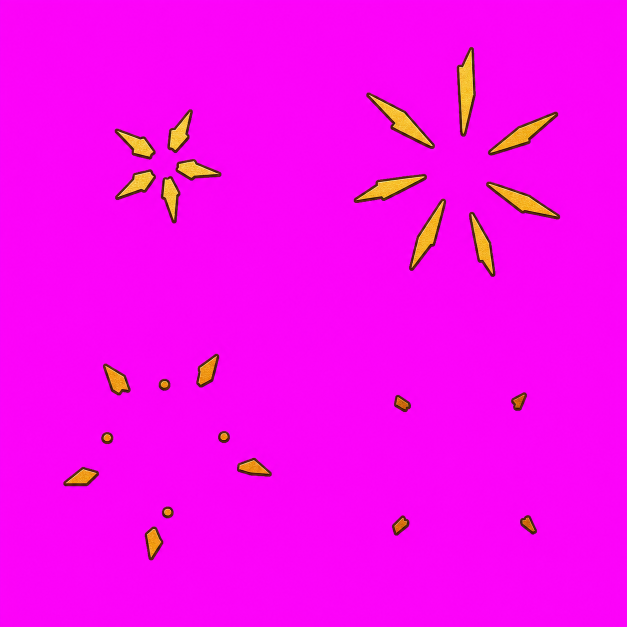
#> input picture v_apha/assets/_archive/crossbow-family-reset-2026-07-22/staging-candidates-modules/fortress_ranged/watchtower__destroy_fx__metal_spark_burst_v1_source_chroma.png, 1254 x 1254 px, found by its file name (shown at 1/2 size)
$ python build_watchtower_metal_spark_burst.py
#> lines starting #> are read from the running program, lines starting #| are printed output that depends on the picture
### v_apha/scripts/prepare_fortress_ranged_stone_chunk_b.py
#!/usr/bin/env python3
"""Promote fortress-ranged stone debris chunk B and compare the shared kit."""

from __future__ import annotations

import json
import shutil
from pathlib import Path

from PIL import Image, ImageDraw, ImageFont


ROOT = Path(__file__).resolve().parents[1]
CANDIDATES = ROOT / "assets/staging/candidates/modules/fortress_ranged"
CANON = ROOT / "assets/approved/canon/modules/fortress_ranged"
REVIEW = ROOT / "assets/staging/reviews/modules/fortress_ranged"
SOURCE = CANDIDATES / "fortress_ranged__debris__stone_rim_chunk_b_v1_chroma.png"
BASE_META = CANON / "fortress_ranged__base_token__round_light_v1.json"
CHUNK_A_IMAGE = CANON / "fortress_ranged__debris__stone_rim_chunk_a_v1_alpha.png"
CHUNK_A_META = CANON / "fortress_ranged__debris__stone_rim_chunk_a_v1.json"
NAME = "fortress_ranged__debris__stone_rim_chunk_b_v1"
SCALE_TO_BASE = 0.115


def chroma_to_alpha(source: Image.Image) -> Image.Image:
    out = source.convert("RGBA")
    pixels = []
    for r, g, b, _ in out.getdata():
        # Key the saturated magenta field while retaining the tan cut edge.
        dominance = min(r - g, b - g)
        # ImageGen leaves a thin compressed pink fringe around the cut line.
        # This asset has no legitimate pink material, so remove the full hue family.
        alpha = 0 if r > 130 and b > 120 and g < 145 and dominance > 32 else 255
        pixels.append((r, g, b, alpha))
    out.putdata(pixels)
    return out


# [20 lines left out: functions tight_bbox, center_of_mass, not called in this run]


def checker(size: tuple[int, int], cell: int = 20) -> Image.Image:
    out = Image.new("RGB", size, "#d9d1bd")
    draw = ImageDraw.Draw(out)
    for y in range(0, size[1], cell):
        for x in range(0, size[0], cell):
            if (x // cell + y // cell) % 2:
                draw.rectangle((x, y, x + cell - 1, y + cell - 1), fill="#c8bea7")
    return out.convert("RGBA")


# [98 lines left out: function main, not called in this run]


# [2 lines that do not run on import are left out]

### v_apha/scripts/build_watchtower_metal_spark_burst.py
#!/usr/bin/env python3
"""Normalize the Watchtower spark burst and build the final destroy preview."""

from __future__ import annotations

import json
from pathlib import Path

from PIL import Image, ImageDraw, ImageFont, ImageSequence

from prepare_fortress_ranged_stone_chunk_b import chroma_to_alpha, checker


ROOT = Path(__file__).resolve().parents[1]
SOURCE = ROOT / "assets/staging/candidates/modules/fortress_ranged/watchtower__destroy_fx__metal_spark_burst_v1_source_chroma.png"
CANON = ROOT / "assets/approved/canon/modules/fortress_ranged"
REVIEW = ROOT / "assets/staging/reviews/modules/fortress_ranged"
DUST_PREVIEW = REVIEW / "watchtower__stone_dust_burst_v1_destroy_preview.gif"
FRAME_DURATIONS = [55, 65, 75, 95]
SCALE_TO_WEAPON = 0.34


def bbox(image: Image.Image) -> tuple[int, int, int, int]:
    value = image.getchannel("A").point(lambda a: 255 if a > 18 else 0).getbbox()
    if not value:
        raise RuntimeError("empty spark frame")
    return value


def main() -> None:
    source = Image.open(SOURCE).convert("RGBA")
    alpha = chroma_to_alpha(source)
#> the loop in chroma_to_alpha, `for r, g, b, _ in out.getdata():` made 1572516 passes
#> (r, g, b, dominance) on passes 1 to 3: (240, 13, 239, 226), (248, 10, 247, 237), (250, 5, 248, 243)
#> after the loop in chroma_to_alpha, `for r, g, b, _ in out.getdata():`: pixels = 1572516 items
    alpha.save(SOURCE.with_name("watchtower__destroy_fx__metal_spark_burst_v1_source_alpha.png"), optimize=True)
    w, h = alpha.size
#> w = 1254; h = 1254
    slots = ((0, 0, w//2, h//2), (w//2, 0, w, h//2),
             (0, h//2, w//2, h), (w//2, h//2, w, h))
    canvas = [w//2, h//2]
#> canvas = [627, 627]
    pivot = [canvas[0]//2, canvas[1]//2]
#> pivot = [313, 313]
    frames, records = [], []
    total_spill = 0
    for index, (slot, duration) in enumerate(zip(slots, FRAME_DURATIONS), 1):
        frame = alpha.crop(slot)
        content = bbox(frame)
        visible = [p for p in frame.getdata() if p[3] > 18]
        spill = sum(1 for r,g,b,_ in visible if r > 180 and b > 160 and g < 105 and min(r-g,b-g) > 90)
        total_spill += spill
        name = f"watchtower__destroy_fx__metal_spark_burst__frame_{index:02d}_v1_alpha.png"
        frame.save(CANON / name, optimize=True)
        frames.append(frame)
        records.append({"id": f"frame_{index:02d}", "image": name,
            "rect": {"x": 0, "y": 0, "w": frame.width, "h": frame.height},
            "contentRect": {"x": content[0], "y": content[1], "w": content[2]-content[0], "h": content[3]-content[1]},
            "pivotPx": pivot, "pivot": [0.5, 0.5], "durationMs": duration,
            "magentaSpillPixels": spill})
#> this loop made 4 passes
#> content on passes 1 to 4: (230, 219, 443, 447), (81, 94, 493, 554), (127, 81, 543, 494), (157, 158, 447, 444)
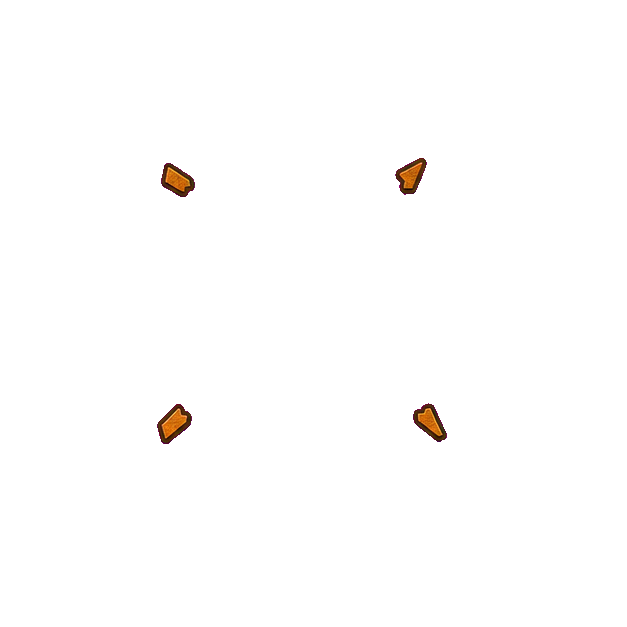
#> frame: PIL image 627x627 RGBA; mean R, G, B, A 250.6, 3.8, 247, 2; transparent parts drawn white
#> after the loop, frames = 4 items; records = 4 items; total_spill = 0

    source_copy = CANON / "watchtower__destroy_fx__metal_spark_burst_v1_source_chroma.png"
    source.save(source_copy, optimize=True)
    manifest = {"schemaVersion": 1, "module": "watchtower__destroy_fx__metal_spark_burst",
        "object": "watchtower", "family": "fortress_ranged", "slot": "destroy_fx",
        "sourceImage": source_copy.name, "projection": "true_top_down_orthographic_90deg",
        "attachment": {"parentModule": "watchtower__active_addon__light_single_crossbow",
            "anchor": "pivot", "scaleToParentLength": SCALE_TO_WEAPON,
            "inheritRotation": True},
        "drawOrder": 71, "frames": records,
        "animations": {"destroy_sparks": {"frames": [r["id"] for r in records],
            "loop": False, "holdLast": False, "totalDurationMs": sum(FRAME_DURATIONS)}},
        "qa": {"sharedCanvas": canvas, "sharedPivot": pivot, "runtimeLabels": False,
            "magentaSpillPixels": total_spill, "status": "canon"}}
    manifest_path = CANON / "watchtower__destroy_fx__metal_spark_burst_v1.json"
    manifest_path.write_text(json.dumps(manifest, ensure_ascii=False, indent=2) + "\n")

    tile, header = 300, 44
    grid = Image.new("RGB", (tile*4, tile+header), "#292a2b")
    draw = ImageDraw.Draw(grid)
    font = ImageFont.load_default()
    for i, frame in enumerate(frames):
        panel = checker((tile, tile), 18)
        preview = frame.resize((280, 280), Image.Resampling.LANCZOS)
        panel.alpha_composite(preview, (10, 10))
        grid.paste(panel.convert("RGB"), (i*tile, header))
        cx, cy = i*tile+tile//2, header+tile//2
        draw.text((i*tile+10, 15), f"FRAME {i+1:02d}  {FRAME_DURATIONS[i]}ms", font=font, fill="#f3ead3")
        draw.line((cx-9,cy,cx+9,cy), fill="#e34b46", width=2)
        draw.line((cx,cy-9,cx,cy+9), fill="#e34b46", width=2)
#> this loop made 4 passes
#> cx on passes 1 to 4: 150, 450, 750, 1050
#> pass 1, in checker, `out = Image.new("RGB", size, "#d9d1bd")`:
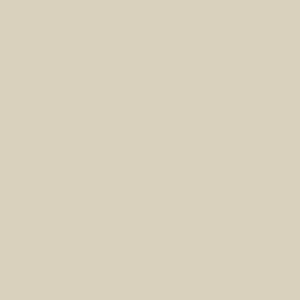
#> out: PIL image 300x300 RGB; mean R, G, B 217, 209, 189
#> pass 1, in main, `panel = checker((tile, tile), 18)`:
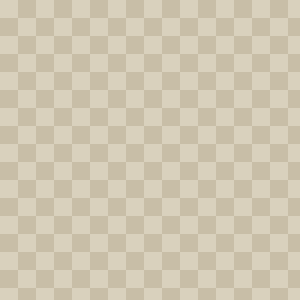
#> panel: PIL image 300x300 RGBA; mean R, G, B, A 208.5, 199.5, 178, 255
#> after the loop:
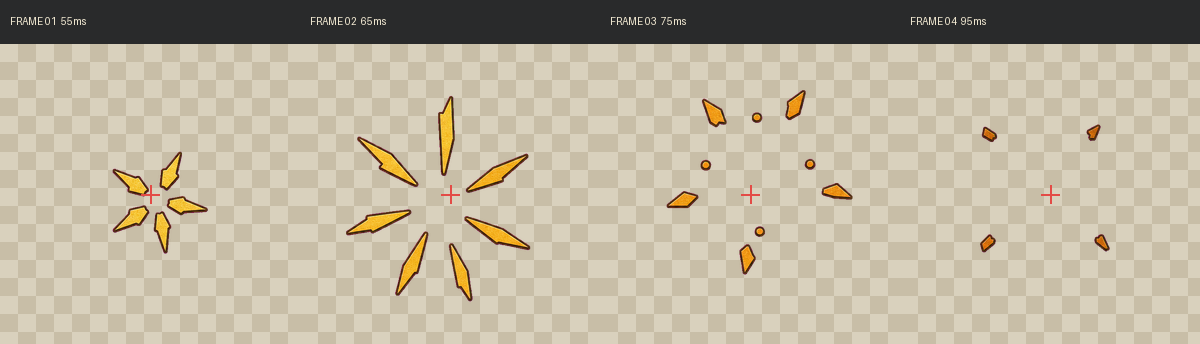
#> grid: PIL image 1200x344 RGB; mean R, G, B 186.5, 177.5, 157.3
    grid_path = REVIEW / "watchtower__metal_spark_burst_v1_review_grid.png"
    grid.save(grid_path, optimize=True)

    dust_gif = Image.open(DUST_PREVIEW)
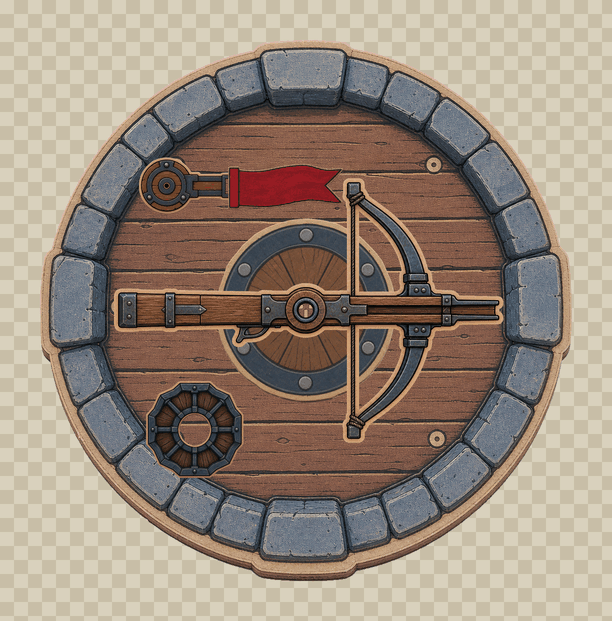
#> input picture v_apha/assets/_archive/crossbow-family-reset-2026-07-22/staging-reviews-modules/fortress_ranged/watchtower__stone_dust_burst_v1_destroy_preview.gif, 612 x 621 px, found by its file name
#> dust_gif is the input picture: PIL image 612x621 P; mean R, G, B 153.3, 138.8, 124.9
    base_frames = [f.convert("RGBA") for f in ImageSequence.Iterator(dust_gif)]
#> base_frames = 5 items
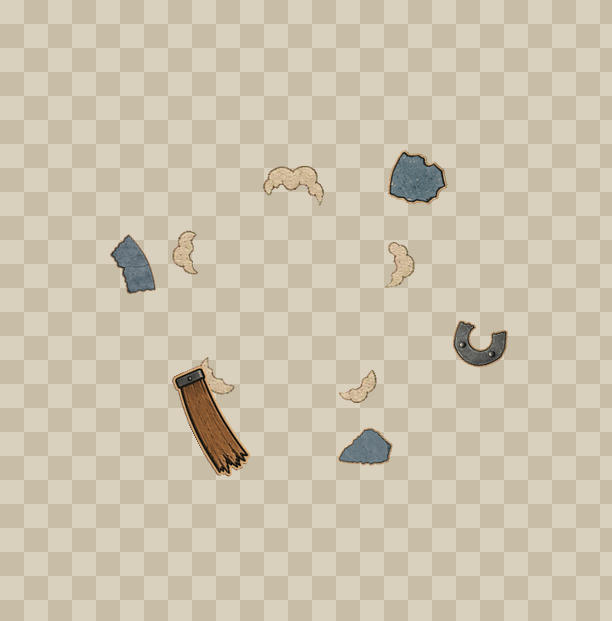
#> dust_gif: PIL image 612x621 RGB; mean R, G, B 205.6, 196.5, 175.1
    combined = [base_frames[0].convert("RGB")]
    effect_px = round(base_frames[0].width * 0.42)
#> effect_px = 257
    for index, base in enumerate(base_frames[1:5]):
        spark = frames[index].resize((effect_px, effect_px), Image.Resampling.LANCZOS)
        center = (base.width//2, base.height//2)
        base.alpha_composite(spark, (center[0]-effect_px//2, center[1]-effect_px//2))
        combined.append(base.convert("RGB"))
#> this loop made 4 passes
#> pass 2, in main, `spark = frames[index].resize((effect_px, effect_px), Image.Resampling...`:
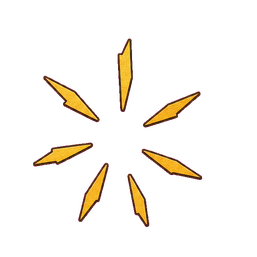
#> spark: PIL image 257x257 RGBA; mean R, G, B, A 15.3, 9.4, 4, 18.1; transparent parts drawn white
#> after the loop, combined = 5 items
    final_path = REVIEW / "watchtower__destroy_v1_final_preview.gif"
    combined[0].save(final_path, save_all=True, append_images=combined[1:],
        duration=[350, 85, 105, 125, 175], loop=0, optimize=True)

#> (the run stopped early here; a loop or call above may not have finished)
